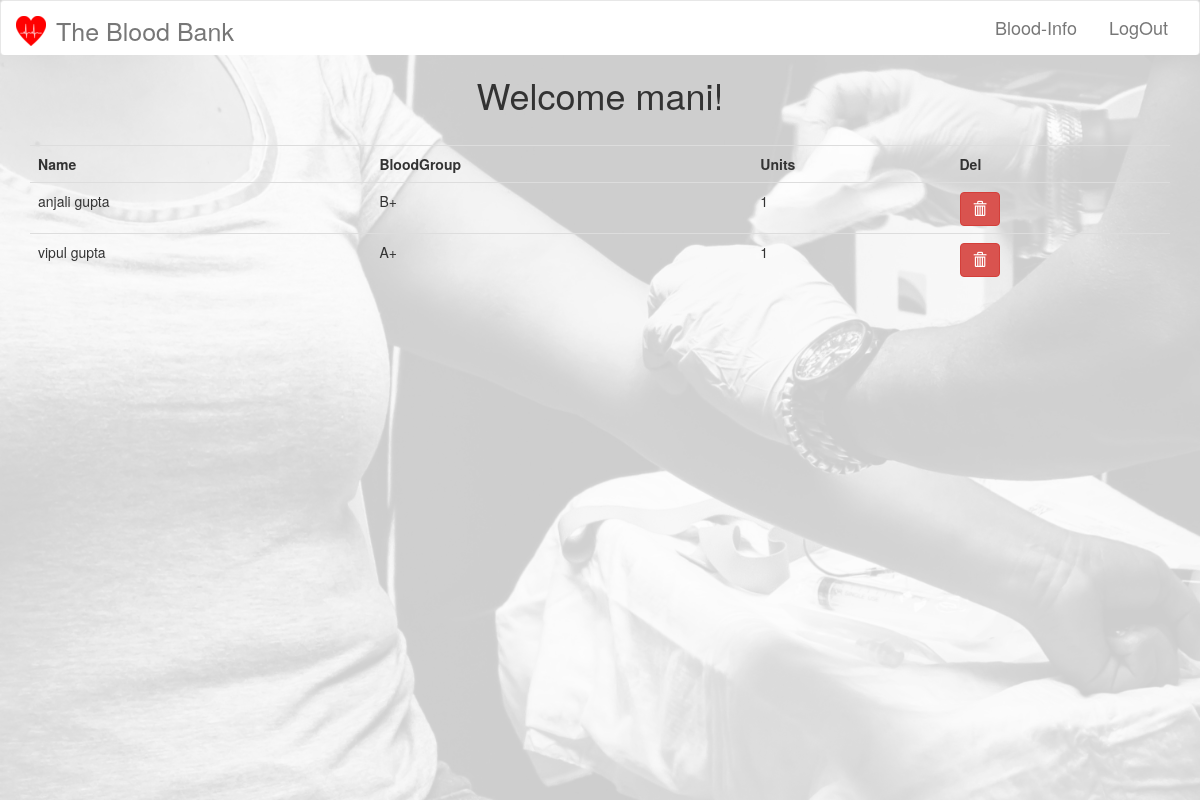
Page /requestedBlood.php (signed in) on the committed database.
### tables this page shows
CREATE TABLE `hospitals` (
  `id` int(11) NOT NULL,
  `name` text NOT NULL,
  `address` text NOT NULL,
  `email` varchar(50) NOT NULL,
  `password` varchar(61) NOT NULL
);

CREATE TABLE `requestedBloods` (
  `receiverId` int(11) NOT NULL,
  `receiverName` varchar(20) NOT NULL,
  `hospitalId` int(11) NOT NULL,
  `hospitalName` varchar(50) NOT NULL,
  `bloodGroup` varchar(5) NOT NULL,
  `units` int(11) DEFAULT NULL
);

### includes/CRUD.php (called while the page is built, shortened)
<?php
    class database{
        protected function connect(){
            $this->host = "localhost";
            $this->dbUserName = "root";
            $this->dbPassword = "";
            $this->dbName = "bloodBank";
            try{
                $conn = new PDO("mysql:host=$this->host;dbname=$this->dbName", $this->dbUserName,
                $this->dbPassword);
            }catch(PDOException $e){
                die($e->getMessage());
            }
            return $conn;
        }
    }
    class query extends database{
        protected $conn;
        function __construct(){
            $this->conn = $this->connect();
        }
        public function prep_and_run($query){
            $query = $this->conn->prepare($query);
            try{
                $query->execute();
                $result = $query->fetchAll();
            }
            catch(PDOException $e){
                die($e->getMessage());
            }
            return $result;
        }
        public function getData($table, $field = "*", $conditions = array(), $order_by_field = "", $order_by_type = "DESC", $limit = ""){
            $query = "SELECT $field FROM $table";
            if($conditions != []){
                $query .= " WHERE ";
                $count = count($conditions);
                $i = 0;
                foreach($conditions as $k=>$v){
                    if($count-1 != $i){
                        $query .= "$k='$v' and ";
                    }
                    else{
                        $query .= "$k='$v' ";
                    }
                    $i++;
                }
            }
            $result = $this->prep_and_run($query);
            return $result;
        }
    }
?>

### requestedBlood.php (the view, shortened to what this page needs)
<?php
    include_once("includes/header.php");
    $id = $_SESSION["id"];
    $query = new query();
    $result = $query->getData("requestedBloods","*", array("hospitalId"=>$id));
    $hospital = $query->getData("hospitals","name", array("id"=>$id));
    $name = $hospital[0]["name"];
?>
    <h1 class="text-center">Welcome<?php echo " ".$name . "!" ?></h1><br>
    <div class="container ">
        <table class="table table-hover">
            <tr><th>Name</th><th>BloodGroup</th><th>Units</th><th>Del</th></tr>
            <?php
                if($result){
                    foreach($result as $row){
                        echo "<tr><td>" . $row["receiverName"] . "</td><td>" . $row["bloodGroup"] . "</td><td>". $row["units"] . "</td><td><a class = 'btn btn-danger glyphicon glyphicon-trash' href = 'requestedBlood.php?delete=" . $row["receiverId"] ."'></a></td></tr>";
                    }
                }
                else{
                    echo "<div class = 'alert alert-success'>No Data To Show</div>";
                }
            ?>
        </table><br>
    </div>
<?php
    include_once("includes/footer.php");
?>

### styleSheets/styleSheet.css (style rules this page uses)
body { position: relative; }

### rows in the picture
hospitals: name "mani"
requestedbloods: receiverName "anjali gupta", bloodGroup "B+", units "1"
requestedbloods: receiverName "vipul gupta", bloodGroup "A+", units "1"
